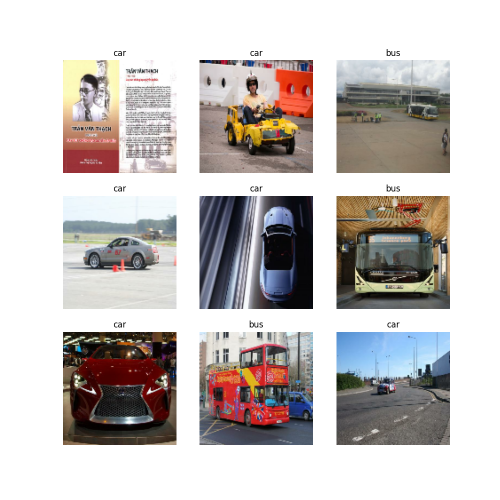
#> input picture sample_images.png, 1000 x 1000 px (shown at 1/2 size)
$ python coordinate.py
#> lines starting #> are read from the running program, lines starting #| are printed output that depends on the picture
#> the answer given: sample_images.png
import tkinter as tk
from tkinter import filedialog
from PIL import Image, ImageTk

class PolygonROISelector:
    def __init__(self, master, image_path, target_size=(640, 480), required_points=4, required_polygons=4):
#> called with image_path = 'sample_images.png', target_size = (640, 480), required_points = 4, required_polygons = 4
        self.master = master
        self.target_size = target_size
        self.required_points = required_points  # Number of points per polygon (e.g., 4 for a quadrilateral)
        self.required_polygons = required_polygons  # Total number of polygons to draw

        # Load and resize the image
        self.orig_image = Image.open(image_path)
#> self.orig_image is the input picture: PIL image 1000x1000 RGBA; mean R, G, B, A 198.6, 193.5, 191.6, 255
        self.resized_image = self.orig_image.resize(self.target_size, Image.Resampling.LANCZOS)
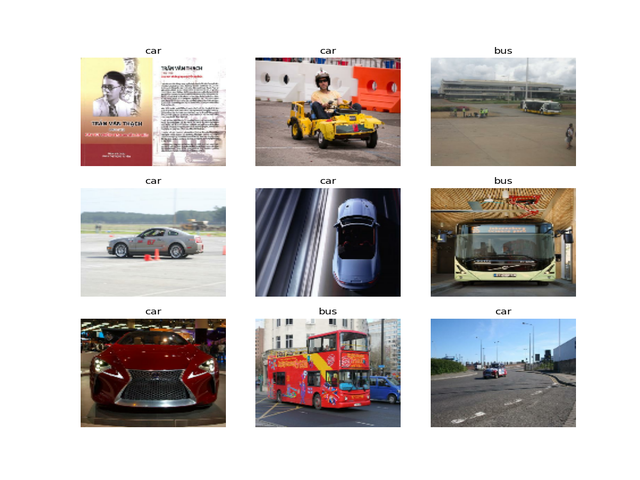
#> self.resized_image: PIL image 640x480 RGBA; mean R, G, B, A 198.5, 193.3, 191.5, 255
        self.tk_image = ImageTk.PhotoImage(self.resized_image)

        # Create a canvas to display the image
        self.canvas = tk.Canvas(master, width=self.tk_image.width(), height=self.tk_image.height())
        self.canvas.pack()
        self.canvas.create_image(0, 0, anchor=tk.NW, image=self.tk_image)

        # Variables to store points and polygons
        self.current_points = []  # Points for the current polygon being drawn
        self.polygons = []  # List of all drawn polygons

        # Bind the left mouse button click event
        self.canvas.bind("<Button-1>", self.on_click)

        # A label to give instructions to the user
        self.info_label = tk.Label(master, text="Click to define a polygon (4 points per polygon).")
        self.info_label.pack(pady=10)

    def on_click(self, event):
        # Append the clicked point to the current polygon list
        self.current_points.append((event.x, event.y))
        # Draw a small circle at the clicked location for visual feedback
        r = 3
        self.canvas.create_oval(event.x - r, event.y - r, event.x + r, event.y + r, fill="blue")

        # If the required number of points have been collected, draw the polygon
        if len(self.current_points) == self.required_points:
            # Draw the polygon on the canvas with a red outline
            self.canvas.create_polygon(self.current_points, outline="red", fill="", width=2)
            # Save the polygon's coordinates
            self.polygons.append(self.current_points.copy())
            # Clear the current points for the next polygon
            self.current_points = []

            # Update instructions to the user
            if len(self.polygons) < self.required_polygons:
                self.info_label.config(text=f"{len(self.polygons)} polygon(s) drawn. Click to define the next polygon.")
            else:
                self.info_label.config(text="All 4 polygons drawn. Check the console for coordinates.")
                print("Coordinates for the 4 polygons:")
                for idx, poly in enumerate(self.polygons, start=1):
                    print(f"Polygon {idx}: {poly}")

if __name__ == "__main__":
    root = tk.Tk()
    root.title("Polygon ROI Selection Tool")

    # Open a file dialog to select an image
    file_path = filedialog.askopenfilename(
        title="Select an Image",
        filetypes=[("Image Files", "*.jpg;*.jpeg;*.png;*.gif")]
    )

    if file_path:
        # Create the ROI selector with the desired target size
        selector = PolygonROISelector(root, file_path, target_size=(640, 480), required_points=4, required_polygons=4)
        root.mainloop()
    else:
        print("No image was selected.")
